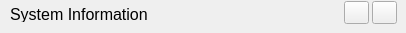
               <widget class="QWidget" name="widget_14" native="true">
                <property name="sizePolicy">
                 <sizepolicy hsizetype="Preferred" vsizetype="Fixed">
                  <horstretch>0</horstretch>
                  <verstretch>0</verstretch>
                 </sizepolicy>
                </property>
                <property name="minimumSize">
                 <size>
                  <width>400</width>
                  <height>25</height>
                 </size>
                </property>
                <property name="styleSheet">
                 <string notr="true"/>
                </property>
                <widget class="QLabel" name="label_49">
                 <property name="geometry">
                  <rect>
                   <x>10</x>
                   <y>6</y>
                   <width>170</width>
                   <height>16</height>
                  </rect>
                 </property>
                 <property name="font">
                  <font>
                   <family>Arial</family>
                   <pointsize>12</pointsize>
                   <weight>50</weight>
                   <bold>false</bold>
                  </font>
                 </property>
                 <property name="text">
                  <string>System Information</string>
                 </property>
                </widget>
                <widget class="QPushButton" name="pushButton_42">
                 <property name="geometry">
                  <rect>
                   <x>372</x>
                   <y>1</y>
                   <width>25</width>
                   <height>23</height>
                  </rect>
                 </property>
                 <property name="text">
                  <string/>
                 </property>
                </widget>
                <widget class="QPushButton" name="pushButton_43">
                 <property name="geometry">
                  <rect>
                   <x>344</x>
                   <y>1</y>
                   <width>25</width>
                   <height>23</height>
                  </rect>
                 </property>
                 <property name="text">
                  <string/>
                 </property>
                </widget>
               </widget>
